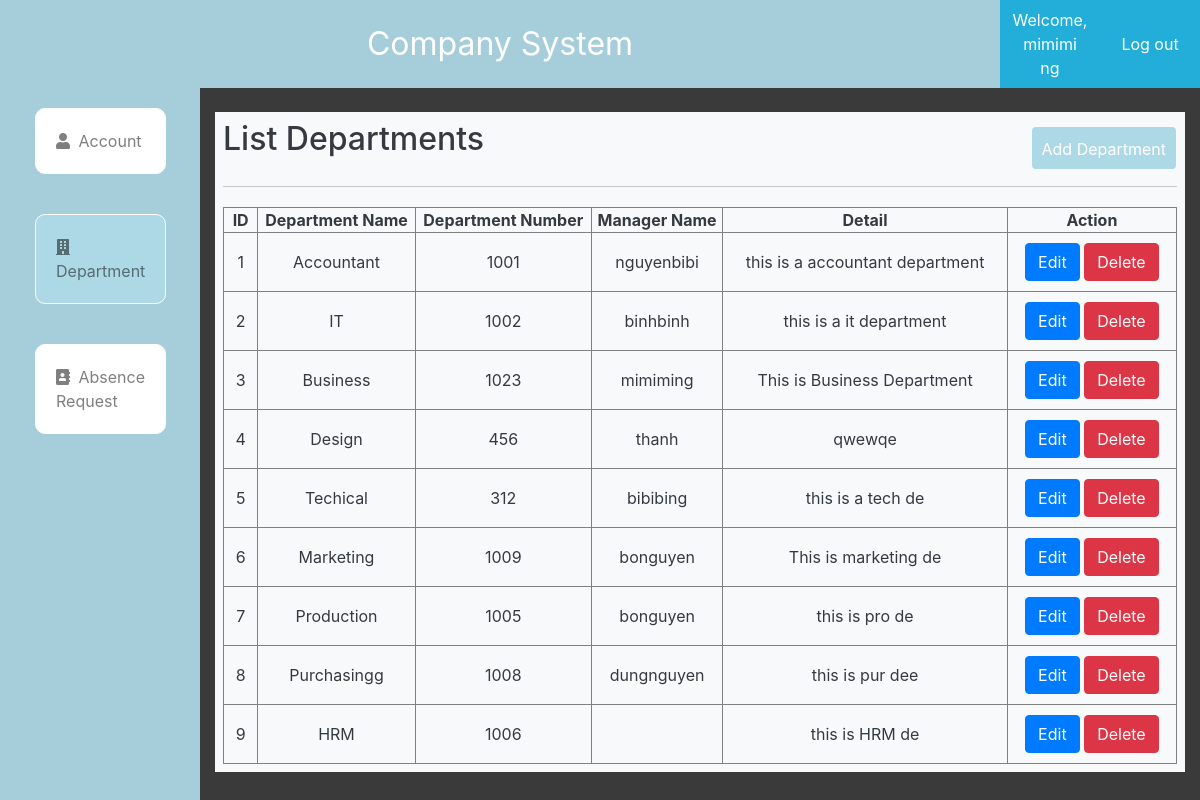
/admin/department.php (signed in), run on the app's committed database.
### tables this page shows
CREATE TABLE `department` (
  `id` int(11) NOT NULL,
  `name` varchar(255) NOT NULL,
  `number_room` int(11) NOT NULL,
  `manager_user` varchar(255) NOT NULL,
  `detail` varchar(255) NOT NULL
);

### admin/db.php (called while the page is built, shortened)
<?php
    function open_database(){
        $conn = new mysqli(HOST,USER,PASS,DB);
        return $conn;
    }
    function get_departments(){
        $sql = "select * from department ";
        $conn = open_database();
        $result = $conn->query($sql);
        $data = array();
        if($result->num_rows==0){
            return array('code'=>2,'error'=>'Database is empty');
        }else{
            while($row = $result->fetch_assoc()){
                $data[] = $row;
            }
        }
        return array('code'=>0,'data'=>$data);
    }
?>

### admin/department.php (the view, shortened to what this page needs)
<?php
	require_once('db.php');
?>
<!DOCTYPE html>
<html lang="en">
<head>
	<link rel="stylesheet" href="https://maxcdn.bootstrapcdn.com/bootstrap/4.5.2/css/bootstrap.min.css">
	<link rel="stylesheet" href="https://use.fontawesome.com/releases/v5.7.2/css/all.css"
>
	<link rel="stylesheet" href="style2.css">
</head>
<body>
    <div class="container-fluid admin-section-header">
        <div class="row">
			<div class="col-sm-12 col-md-10 col-lg-10 col-xl-10 admin-logo">
				Company System
			</div>
			<div class="col-sm-12 col-md-1 col-lg-1 col-xl-1 admin-login-info">
					<a href="#">Welcome, <?= $_SESSION['name'] ?></a>
			</div>
			<div class="col-sm-12 col-md-1 col-lg-1 col-xl-1 admin-login-info">
					<a href="../logout.php">Log out</a>
			</div>
		</div>
		<div class="row h-100">
			<div class="  col-md-2 col-lg-2 col-xl-2  admin-section1">
				<nav class="  navbar-expand-lg navbar-light  ">
					<div class="collapse navbar-collapse" id="navbarSupportedContent">
						<ul class="navbar-nav" style="flex-direction: column;">
							<li class="nav-item ">
								<a class="nav-link p20" href="index.php"><i class="fas fa-user"></i>  Account </a>
							</li>
							<li class="nav-item active-menu">
								<a class="nav-link p20" href="department.php"> <i class="fas fa-building"></i>  Department</a>
							</li>
							<li class="nav-item">
								<a class="nav-link p20" href="dayoff.php"><i class="fas fa-address-book"></i>  Absence Request</a>
							</li>
						</ul>
					</div>
				</nav>
			</div>
			<div class="col-md-10 col-lg-10 col-xl-10  ">
				<div class="bg-light mt-4 text-dark p-2" style="width: 100%; overflow-x:scroll">
					<div class="admin-panel-section-header">
						<h2>List Departments</h2>
						<a class="addbtn"  data-toggle="modal" data-target="#add-department">Add Department</a>
					</div>
					<table class="table-hover text-center pc-table"   border="1" >
						<tr class="header">
							<th>ID </th>
							<th>Department Name</th>
							<th>Department Number </th>
							<th>Manager Name</th>
							<th>Detail</th>
							<th>Action</th>
						</tr>
						<tbody id="tbody">
						<?php
							$result = get_departments();
							if($result['code'] == 0){
								$data = $result['data'];
								foreach($data as $row){
									?>
									<tr class="item">
										<td><?= $row['id'] ?></td>
										<td><?= $row['name'] ?></td>
										<td><?= $row['number_room'] ?></td>
										<td>
											<?= $row['manager_user'] ?>
										</td>
										<td><?= $row['detail'] ?></td>
										<td >
											<a
												class="btn btn-primary bg-primary"
												data-toggle="modal"
												data-target="#edit-department-detail"
												onclick="handleTransferToUpdate('<?= $row['id'] ?>','<?= $row['name'] ?>','<?= $row['number_room'] ?>','<?= $row['manager_user'] ?>','<?= $row['detail'] ?>')"
											>
												Edit
											</a>
											<a href="#"
													class="btn btn-danger"
													onclick="handleTransferToDelete('<?= $row['name'] ?>','<?= $row['id'] ?>')"
													data-toggle="modal"
													data-target="#delete-department"
												>Delete</a>
										</td>
									</tr>
									<?php
								}
							}
						?>
						</tbody>
					</table>
				</div>
			</div>
		</div>
    </div>
								<?php
									$select_maname = select_manager_name();
									if($select_maname['code'] == 0){
										$data = $select_maname['data'];
										print_r($data);
											?>
											<?php
									}
								?>
</body>
</html>

### admin/style2.css (style rules this page uses)
* { margin: 0; padding: 0; box-sizing: border-box; }
body { background-color: lightblue; height: 100vh; }
.admin-section-header { color: #FFF; background-color: #3a3a3a; }
.admin-logo { text-align: center; padding: 20px; background-color: #a6ceda; font-size: 2rem; }
.admin-login-info { background-color: #22aed8; display: flex; justify-content: center; text-align: center; align-items: center; }
.admin-login-info a { color: white !important; }
.h-100 { height: 100vh !important; }
.admin-section1 { background-color: #a6ceda; }
.admin-section1 ul li { list-style: none; color: black; transition: all 0.3s ease; position: relative; cursor: pointer; border: 1px solid white; background-color: white; margin: 20px 20px; border-radius: 10px; }
.p20 { padding: 20px !important; align-items: center; overflow-x: hidden; }
.p20 i { margin-right: 4px; }
td { padding: 10px ; }
.addbtn { position: absolute; right: 24px; border-radius: 4px; border: none; padding: 10px; margin-top: 10px; text-align: center; background-color: lightblue; color: #FFF; transition: all 0.7s ease; cursor: pointer; height: 42px; }
.admin-panel-section-header { display: flex; align-items: center; justify-content: flex-start; padding-bottom: 20px; border-bottom: #c7c7c7 1px solid; }
.active-menu { background-color: lightblue !important; }
.pc-table { width: 100%; margin-top:20px; }

### data on the page
department: id "1", name "Accountant", number_room "1001", manager_user "nguyenbibi", detail "this is a accountant department"
department: id "2", name "IT", number_room "1002", manager_user "binhbinh", detail "this is a it department"
department: id "3", name "Business", number_room "1023", manager_user "mimiming", detail "This is Business Department"
department: id "4", name "Design", number_room "456", manager_user "thanh", detail "qwewqe"
department: id "5", name "Techical", number_room "312", manager_user "bibibing", detail "this is a tech de"
department: id "6", name "Marketing", number_room "1009", manager_user "bonguyen", detail "This is marketing de"
department: id "7", name "Production", number_room "1005", manager_user "bonguyen", detail "this is pro de"
department: id "8", name "Purchasingg", number_room "1008", manager_user "dungnguyen", detail "this is pur dee"
department: id "9", name "HRM", number_room "1006", detail "this is HRM de"

### other printed values
$_SESSION['name'] "mimimi ng"
